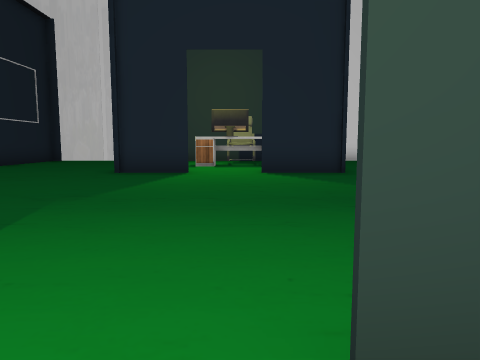
[1] (above)

24 first-person views from a walk through a Unity game level. The camera is 1.4 m above the floor, tilts 6° down and sees 70° across. The floor is counted in squares, 2 m on a side. Each view is taken from the middle of a square. On the plan, view 1 faces up. The plan holds only what a view shows up to about 11 squares ahead; the rest is blank. The place goes on beyond the plan. The player is left out. Some surface patterns are stand-ins.

[2]
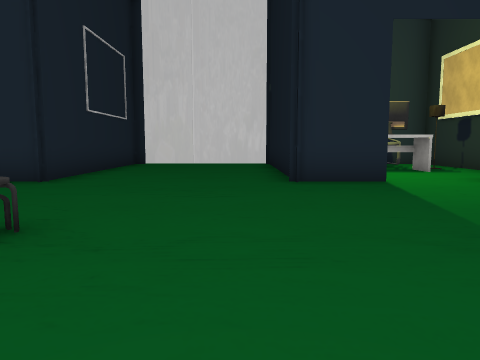

[3]
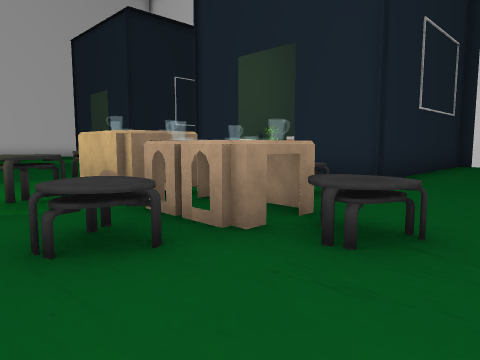

[4]
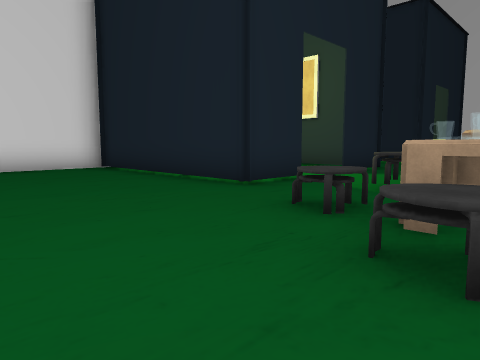

[5]
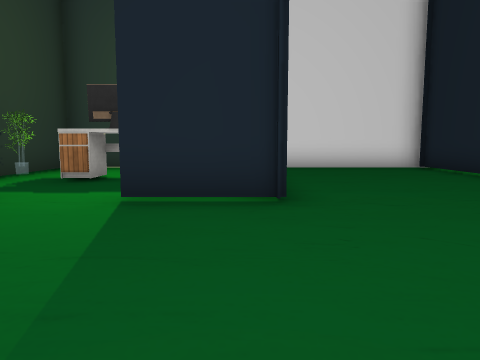

[6]
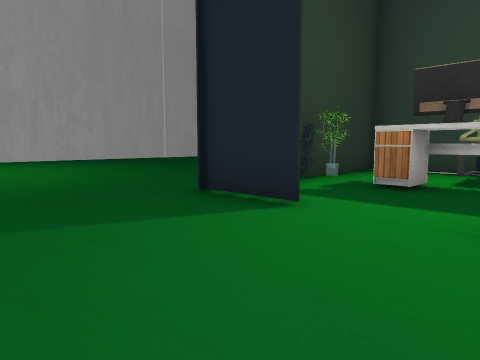

[7]
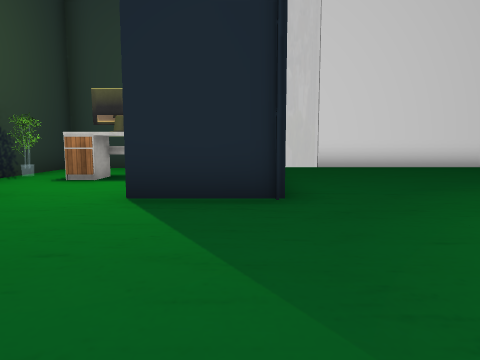

[8]
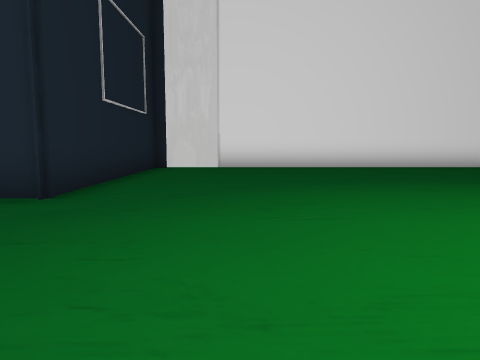

[9]
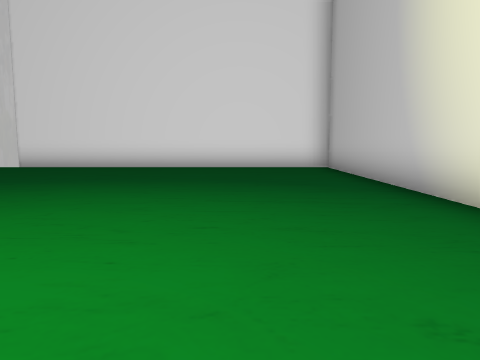

[10]
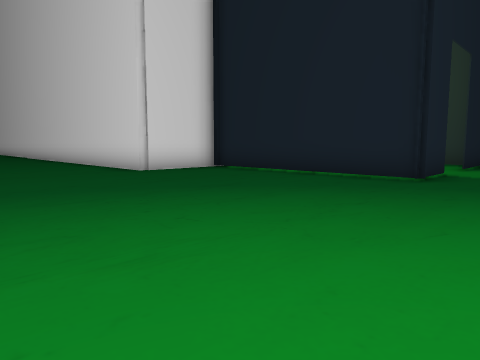

[11]
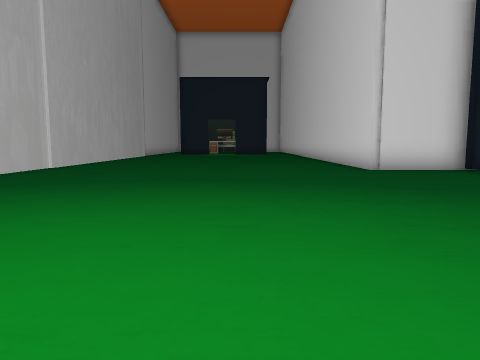

[12]
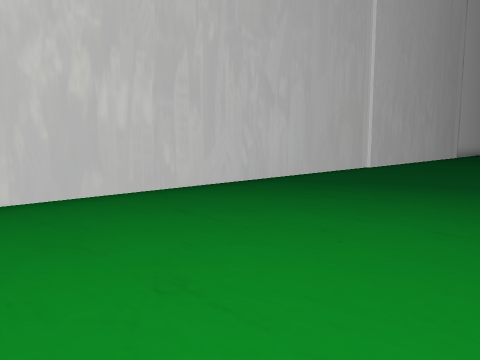

[13]
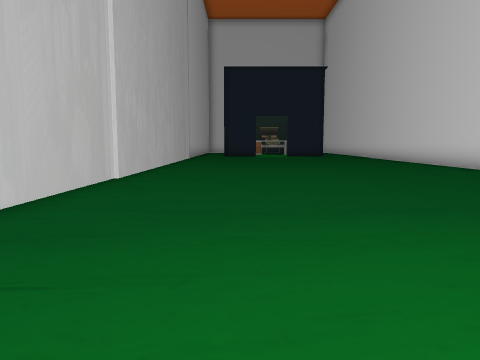

[14]
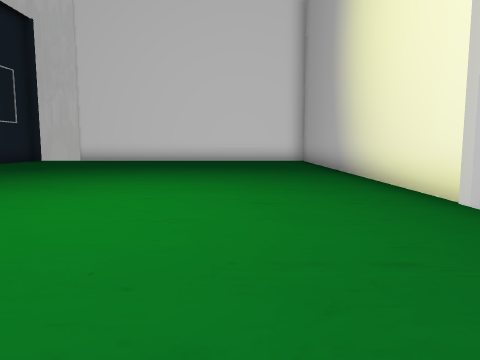

[15]
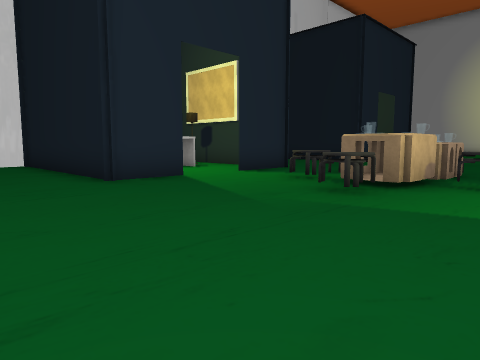

[16]
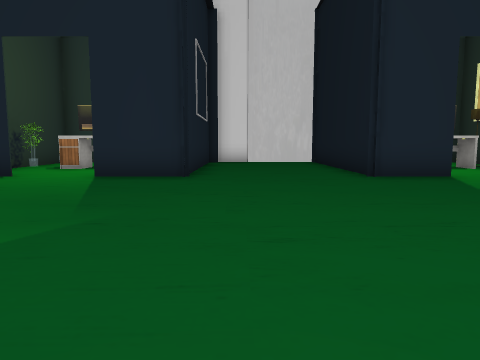

[17]
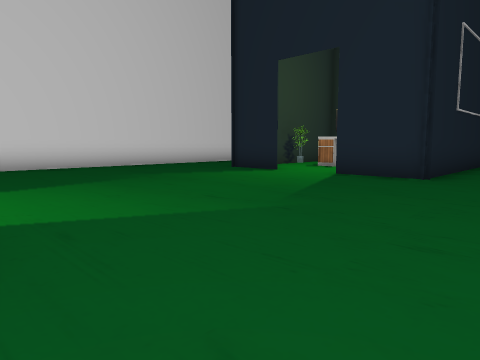

[18]
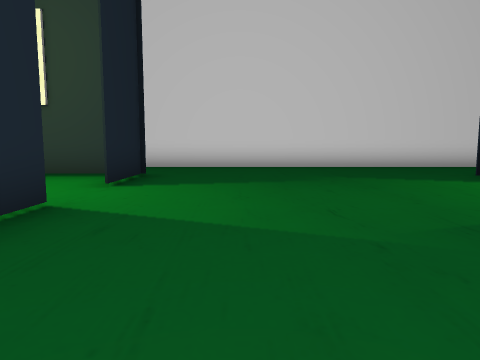

[19]
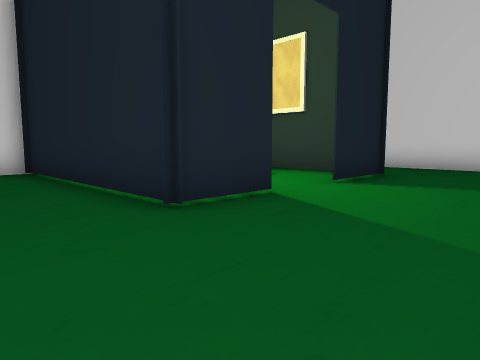

[20]
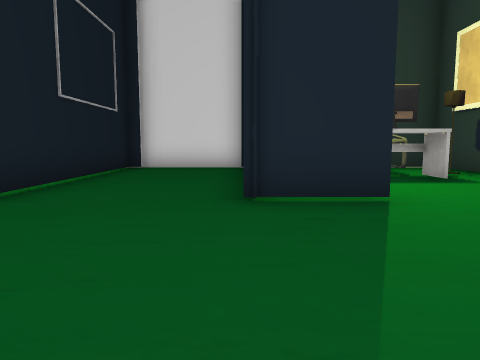

[21]
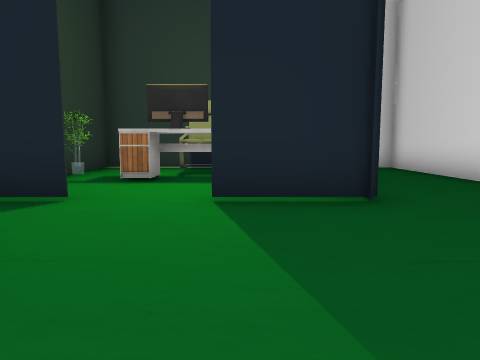

[22]
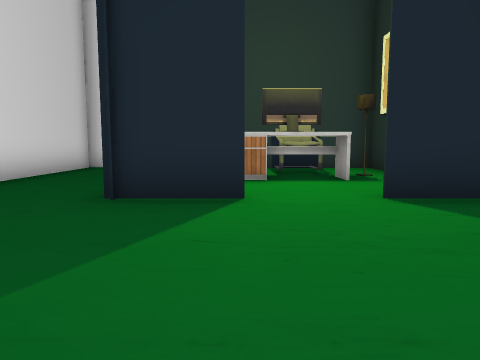

[23]
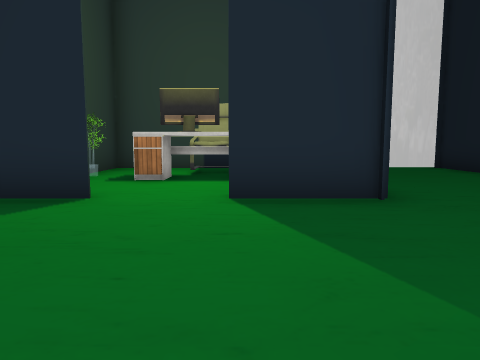

[24]
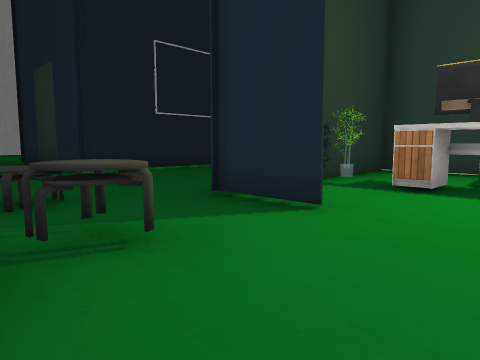

### Floor plan
Points are (right, up) in squares from view 1. A wall is a line through its corners. A room is listed if a view was taken in it or the views show most of it. See-through windows are left out.
Room 1 (view 1)
walls: (-0.5, -4.9) (1.9, -4.9) (1.9, -1.5); (-3.5, 1) (-3.5, -0.2)
ways out: opening at (-0.5, 1) to room 2
objects: other object (-1, -3) to (-1, -2); desk (0, -2); plant (1, -2)
Room 2 (views 2, 3, 4, 5, 6, 7, 8, 9, 10, 11, 12, 13, 14, 15, 16, 17, 18, 19, 20, 21, 22, 23, 24)
walls: (0.2, 0.8) (2, 0.8) (2, -5.2) (4.5, -5.2) (4.5, -10.1); (-1.2, 8.4) (-3, 8.4) (-3, 12.9); (-3.5, -3.1) (-3.5, 0.8) (-1.5, 0.8); (-9.3, 3.9) (-10.5, 3.9) (-10.5, 4.5); (-10.1, 0.8) (-8.3, 0.8) (-8.3, -5.2) (-4.4, -5.2); (-11.4, 8.4) (-13.1, 8.4) (-13.1, 14.4); (2.5, 14.1) (2.5, 8.4) (0.5, 8.4); (-7.2, 14.1) (-7.7, 14.1) (-7.7, 8.4) (-9.6, 8.4); (-13.9, 0.8) (-11.8, 0.8); (-12.9, 14.7) (-14.4, 14.7); (13.7, 3.8) (13.7, 14.3) (4.4, 14.3) (4.4, 14.7) (2.6, 14.7); (-18.9, 0.8) (-17.2, 0.8) (-17.2, -5.2) (-13.8, -5.2) (-13.8, 0.5); (-17.2, 13.4) (-17.2, 8.4) (-19.2, 8.4); (-20.9, 8.4) (-22.8, 8.4); (13.7, -10) (13.7, 3.2); (-22.8, 0.8) (-20.6, 0.8); (-25.1, 14.3) (-25.5, 14.3) (-25.5, -5.2) (-25.1, -5.2)
ways out: opening at (-0.5, 1) to room 1; opening at (-19.5, 1) to room 3; opening at (-20, 8) to room 4; opening at (-0.5, 8) to room 5; opening at (-11, 1) to room 6; opening at (-10.5, 8)
objects: other object (-11, 5); other object (-10, 3) to (-9, 3); other object (-10, 6); other object (-8, 6); other object (-7, 3); other object (-7, 4) to (-6, 5)
Room 3 (no view inside)
walls: (-22.4, -4.9) (-17.2, -4.9) (-17.2, -2.4); (-22.6, 1) (-22.6, -4.2)
ways out: opening at (-19.5, 1) to room 2
objects: lamp (-22, -2); desk (-21, -2); other object (-20, -3); desk (-19, -2); plant (-18, -2)
Room 4 (no view inside)
walls: (-17.2, 12.9) (-17.2, 14.1) (-22.6, 14.1) (-22.6, 10.9)
ways out: opening at (-20, 8) to room 2
objects: plant (-22, 11); desk (-21, 11); other object (-20, 12); desk (-19, 11); lamp (-18, 12)
Room 5 (no view inside)
walls: (-1.2, 14.1) (-1.9, 14.1); (-2.9, 13.6) (-2.9, 11); (2.5, 11.1) (2.5, 13.1)
ways out: opening at (-0.5, 8) to room 2
objects: plant (-2, 11); desk (-1, 11); other object (0, 12); desk (1, 11); lamp (1, 12)
Room 6 (no view inside)
walls: (-10.5, -4.9) (-8.1, -4.9); (-8.4, -5) (-8.4, -1.9); (-13.8, 1) (-13.8, -1)
ways out: opening at (-11, 1) to room 2
objects: desk (-12, -2); desk (-10, -2); plant (-9, -2)

Where each view was taken, in squares from view 1:
view 1: 0 up, 0 right, facing up
view 2: 2 up, 4 left, facing up
view 3: 2 up, 5 left, facing up-left
view 4: 5 up, 4 left, facing down-left
view 5: 5 up, 3 left, facing down
view 6: 4 up, 2 left, facing down-right
view 7: 4 up, 2 right, facing up
view 8: 4 up, 5 right, facing up
view 9: 4 up, 11 right, facing up
view 10: 3 up, 9 right, facing down-left
view 11: 4 up, 8 right, facing down
view 12: 4 up, 9 right, facing down-right
view 13: 1 up, 11 right, facing down
view 14: 0 up, 11 right, facing up
view 15: 2 up, 16 left, facing up-right
view 16: 1 up, 16 left, facing up
view 17: 1 up, 15 left, facing up-left
view 18: 3 up, 15 left, facing left
view 19: 4 up, 15 left, facing down-left
view 20: 5 up, 17 left, facing down
view 21: 5 up, 21 left, facing down
view 22: 4 up, 21 left, facing up
view 23: 4 up, 19 left, facing up
view 24: 4 up, 12 left, facing down-right
